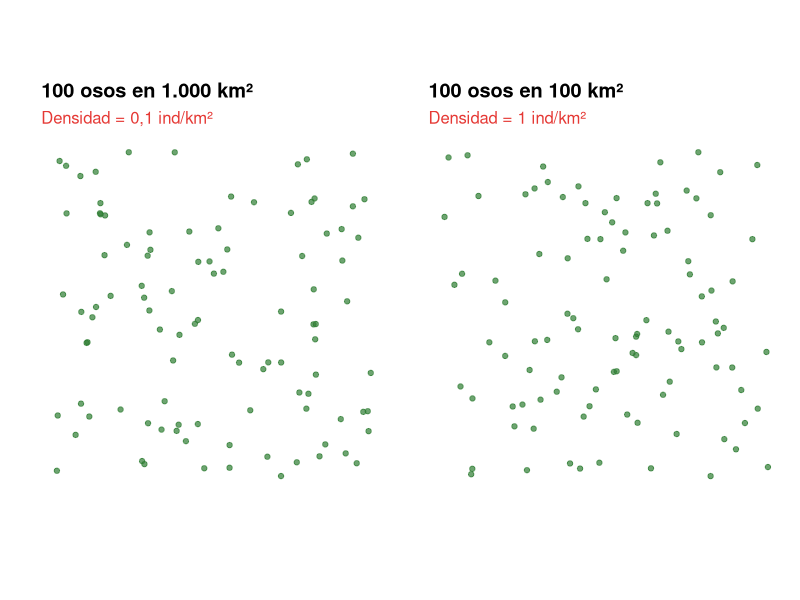
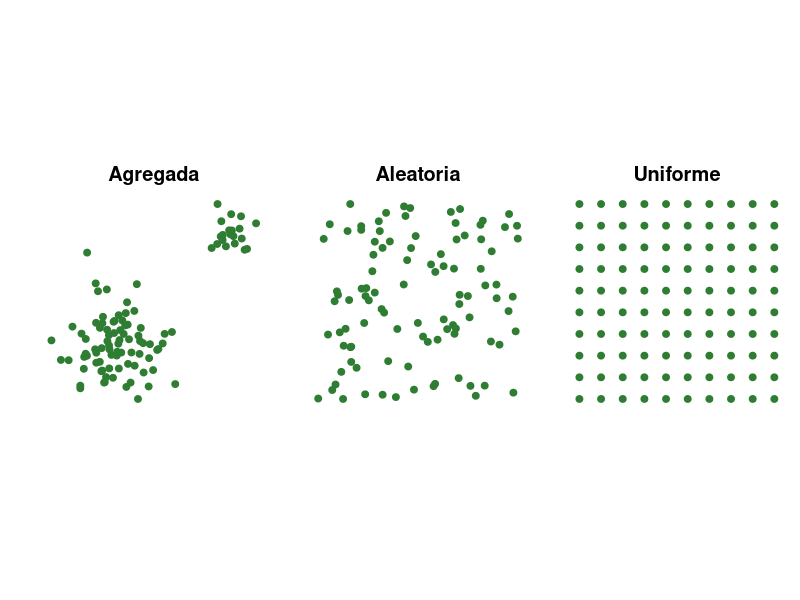
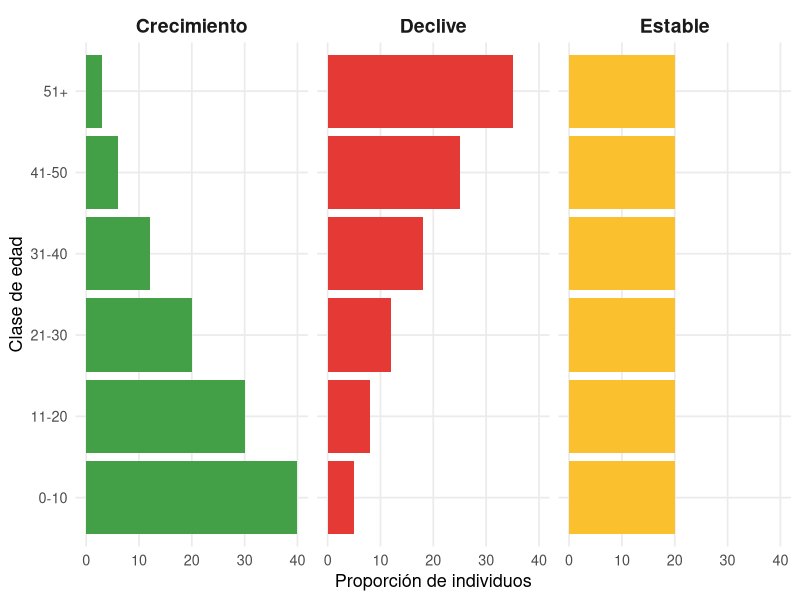
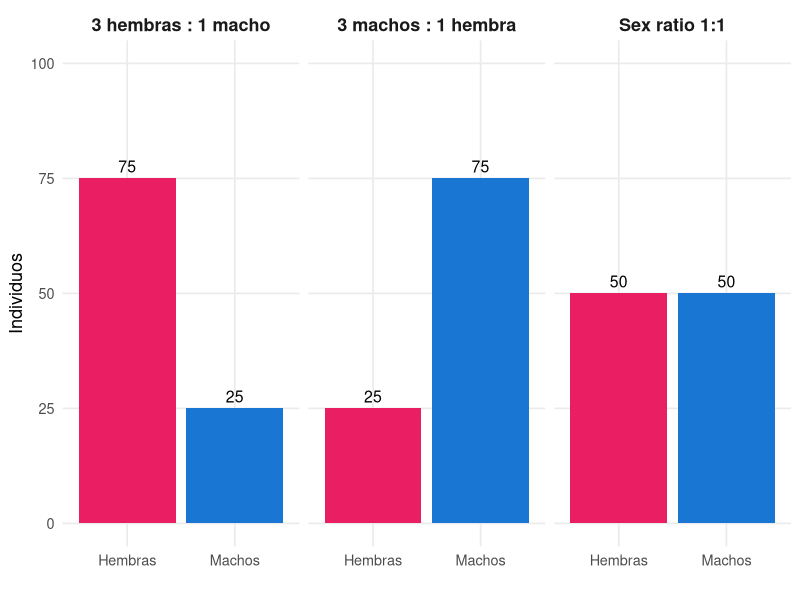
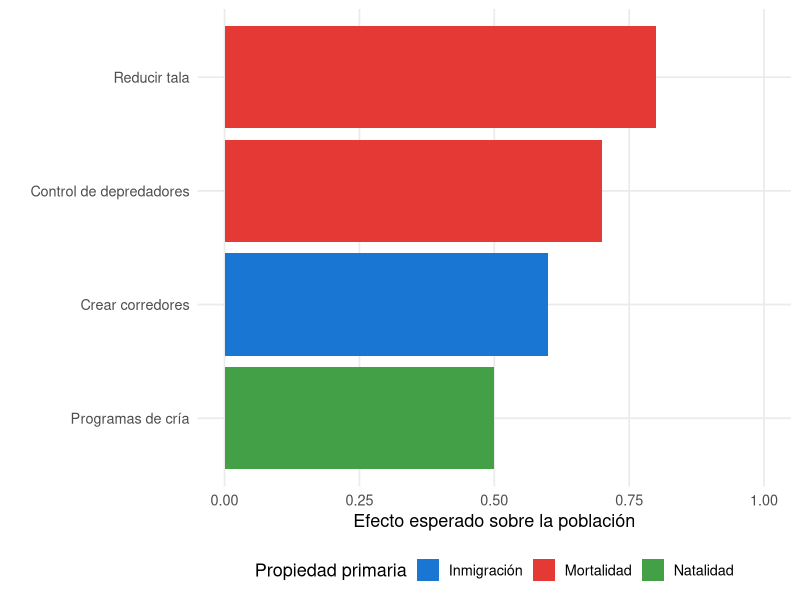

Generate these figures, in order, with R:
## ---- chunk 1
library(ggplot2)
library(patchwork)

osos1 <- data.frame(x = runif(100, 0, 100), y = runif(100, 0, 100))
osos2 <- data.frame(x = runif(100, 0, 100), y = runif(100, 0, 100))

p1 <- ggplot(osos1, aes(x, y)) +
  geom_point(size = 1.5, color = "#2e7d32", alpha = 0.7) +
  labs(title = "100 osos en 1.000 km²",
       subtitle = "Densidad = 0,1 ind/km²",
       x = "", y = "") +
  theme_minimal(base_size = 12) +
  coord_fixed() +
  theme(axis.text = element_blank(),
        panel.grid = element_blank(),
        plot.title = element_text(face = "bold"),
        plot.subtitle = element_text(color = "#e53935"))

p2 <- ggplot(osos2, aes(x, y)) +
  geom_point(size = 1.5, color = "#2e7d32", alpha = 0.7) +
  labs(title = "100 osos en 100 km²",
       subtitle = "Densidad = 1 ind/km²",
       x = "", y = "") +
  theme_minimal(base_size = 12) +
  coord_fixed() +
  theme(axis.text = element_blank(),
        panel.grid = element_blank(),
        plot.title = element_text(face = "bold"),
        plot.subtitle = element_text(color = "#e53935"))

p1 + p2
## ---- chunk 2
library(ggplot2)
library(patchwork)

set.seed(123)

agregada <- data.frame(
  x = c(rnorm(80, 0.3, 0.1), rnorm(20, 0.7, 0.05)),
  y = c(rnorm(80, 0.3, 0.1), rnorm(20, 0.7, 0.05))
)

aleatoria <- data.frame(x = runif(100), y = runif(100))

uniforme <- expand.grid(x = seq(0.1, 0.9, length.out = 10),
                        y = seq(0.1, 0.9, length.out = 10))

p1 <- ggplot(agregada, aes(x, y)) +
  geom_point(size = 2, color = "#2e7d32") +
  labs(title = "Agregada", x = "", y = "") +
  theme_minimal(base_size = 12) +
  coord_fixed() +
  theme(axis.text = element_blank(),
        panel.grid = element_blank(),
        plot.title = element_text(hjust = 0.5, face = "bold"))

p2 <- ggplot(aleatoria, aes(x, y)) +
  geom_point(size = 2, color = "#2e7d32") +
  labs(title = "Aleatoria", x = "", y = "") +
  theme_minimal(base_size = 12) +
  coord_fixed() +
  theme(axis.text = element_blank(),
        panel.grid = element_blank(),
        plot.title = element_text(hjust = 0.5, face = "bold"))

p3 <- ggplot(uniforme, aes(x, y)) +
  geom_point(size = 2, color = "#2e7d32") +
  labs(title = "Uniforme", x = "", y = "") +
  theme_minimal(base_size = 12) +
  coord_fixed() +
  theme(axis.text = element_blank(),
        panel.grid = element_blank(),
        plot.title = element_text(hjust = 0.5, face = "bold"))

p1 + p2 + p3
## ---- chunk 3
library(ggplot2)

edades <- c("0-10", "11-20", "21-30", "31-40", "41-50", "51+")

crecimiento <- data.frame(
  edad = factor(edades, levels = edades),
  valor = c(40, 30, 20, 12, 6, 3),
  tipo = "Crecimiento"
)

estable <- data.frame(
  edad = factor(edades, levels = edades),
  valor = c(20, 20, 20, 20, 20, 20),
  tipo = "Estable"
)

declive <- data.frame(
  edad = factor(edades, levels = edades),
  valor = c(5, 8, 12, 18, 25, 35),
  tipo = "Declive"
)

datos <- rbind(crecimiento, estable, declive)

ggplot(datos, aes(x = edad, y = valor, fill = tipo)) +
  geom_col(show.legend = FALSE) +
  coord_flip() +
  facet_wrap(~tipo, ncol = 3) +
  scale_fill_manual(values = c("Crecimiento" = "#43a047",
                                "Estable" = "#fbc02d",
                                "Declive" = "#e53935")) +
  labs(x = "Clase de edad", y = "Proporción de individuos") +
  theme_minimal(base_size = 13) +
  theme(
    strip.text = element_text(face = "bold", size = 14),
    panel.grid.minor = element_blank()
  )
## ---- chunk 4
library(ggplot2)

sr1 <- data.frame(
  sexo = c("Hembras", "Machos"),
  n = c(50, 50),
  escenario = "Sex ratio 1:1"
)

sr2 <- data.frame(
  sexo = c("Hembras", "Machos"),
  n = c(25, 75),
  escenario = "3 machos : 1 hembra"
)

sr3 <- data.frame(
  sexo = c("Hembras", "Machos"),
  n = c(75, 25),
  escenario = "3 hembras : 1 macho"
)

datos <- rbind(sr1, sr2, sr3)

ggplot(datos, aes(x = sexo, y = n, fill = sexo)) +
  geom_col(show.legend = FALSE) +
  geom_text(aes(label = n), vjust = -0.5, size = 4) +
  facet_wrap(~escenario, ncol = 3) +
  scale_fill_manual(values = c("Hembras" = "#e91e63",
                                "Machos" = "#1976d2")) +
  labs(x = "", y = "Individuos") +
  ylim(0, 100) +
  theme_minimal(base_size = 13) +
  theme(
    strip.text = element_text(face = "bold", size = 13),
    panel.grid.minor = element_blank()
  )
## ---- chunk 5
library(DiagrammeR)

grViz("
digraph primarias_secundarias {

  graph [layout = dot, rankdir = LR, bgcolor = 'transparent']

  node [shape = box, style = 'filled,rounded',
        fontname = 'Helvetica', fontsize = 14,
        color = '#2e7d32', penwidth = 2]

  # Procesos primarios (izquierda)
  N [label = 'Nacimiento', fillcolor = '#c8e6c9']
  M [label = 'Muerte', fillcolor = '#c8e6c9']
  I [label = 'Inmigración', fillcolor = '#c8e6c9']
  E [label = 'Emigración', fillcolor = '#c8e6c9']

  # Estados secundarios (derecha)
  A [label = 'Abundancia', fillcolor = '#a5d6a7']
  D [label = 'Densidad', fillcolor = '#a5d6a7']
  EE [label = 'Estructura\\netaria', fillcolor = '#a5d6a7']
  DE [label = 'Distribución\\nespacial', fillcolor = '#a5d6a7']
  SR [label = 'Sex ratio', fillcolor = '#a5d6a7']

  # Flechas de procesos a estados
  N -> A [color = '#2e7d32', penwidth = 1.5]
  M -> A [color = '#2e7d32', penwidth = 1.5]
  I -> A [color = '#2e7d32', penwidth = 1.5]
  E -> A [color = '#2e7d32', penwidth = 1.5]

  N -> EE [color = '#2e7d32', penwidth = 1.5, style = dashed]
  M -> EE [color = '#2e7d32', penwidth = 1.5, style = dashed]

  N -> D [color = '#2e7d32', penwidth = 1.5, style = dotted]
  I -> DE [color = '#2e7d32', penwidth = 1.5, style = dotted]
  E -> DE [color = '#2e7d32', penwidth = 1.5, style = dotted]

  N -> SR [color = '#2e7d32', penwidth = 1.5, style = dotted]

  # Etiquetas de grupo
  subgraph cluster_primarias {
    label = 'PROCESOS PRIMARIOS';
    fontname = 'Helvetica-Bold';
    fontsize = 14;
    color = '#1b5e20';
    style = dashed;
    N; M; I; E;
  }

  subgraph cluster_secundarias {
    label = 'ESTADOS SECUNDARIOS';
    fontname = 'Helvetica-Bold';
    fontsize = 14;
    color = '#1b5e20';
    style = dashed;
    A; D; EE; DE; SR;
  }
}
")
## ---- chunk 6
library(ggplot2)

acciones <- data.frame(
  accion = c("Reducir tala", "Crear corredores",
             "Programas de cría", "Control de depredadores"),
  propiedad = c("Mortalidad", "Inmigración",
                "Natalidad", "Mortalidad"),
  efecto = c(0.8, 0.6, 0.5, 0.7)
)

ggplot(acciones, aes(x = reorder(accion, efecto), y = efecto,
                     fill = propiedad)) +
  geom_col(show.legend = TRUE) +
  coord_flip() +
  scale_fill_manual(values = c("Mortalidad" = "#e53935",
                                "Natalidad" = "#43a047",
                                "Inmigración" = "#1976d2")) +
  labs(x = "", y = "Efecto esperado sobre la población",
       fill = "Propiedad primaria") +
  ylim(0, 1) +
  theme_minimal(base_size = 13) +
  theme(legend.position = "bottom",
        panel.grid.minor = element_blank())
